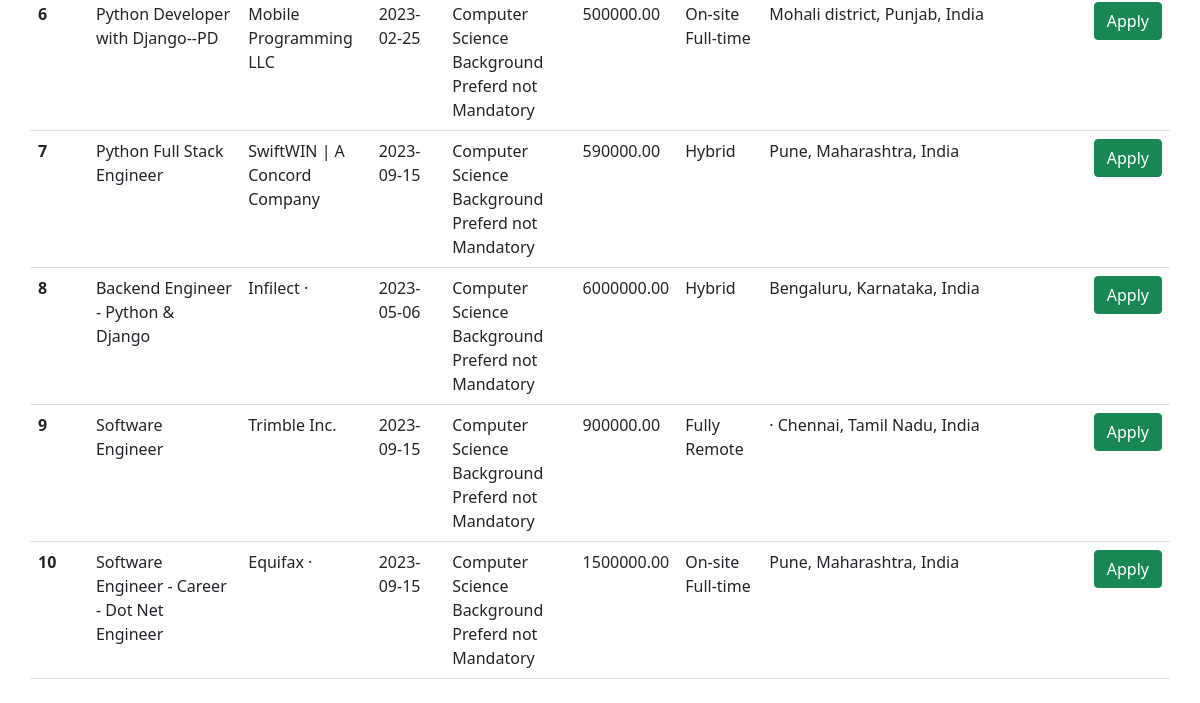
/job_seeker/ (lower part), run on an earlier commit of the app's database.
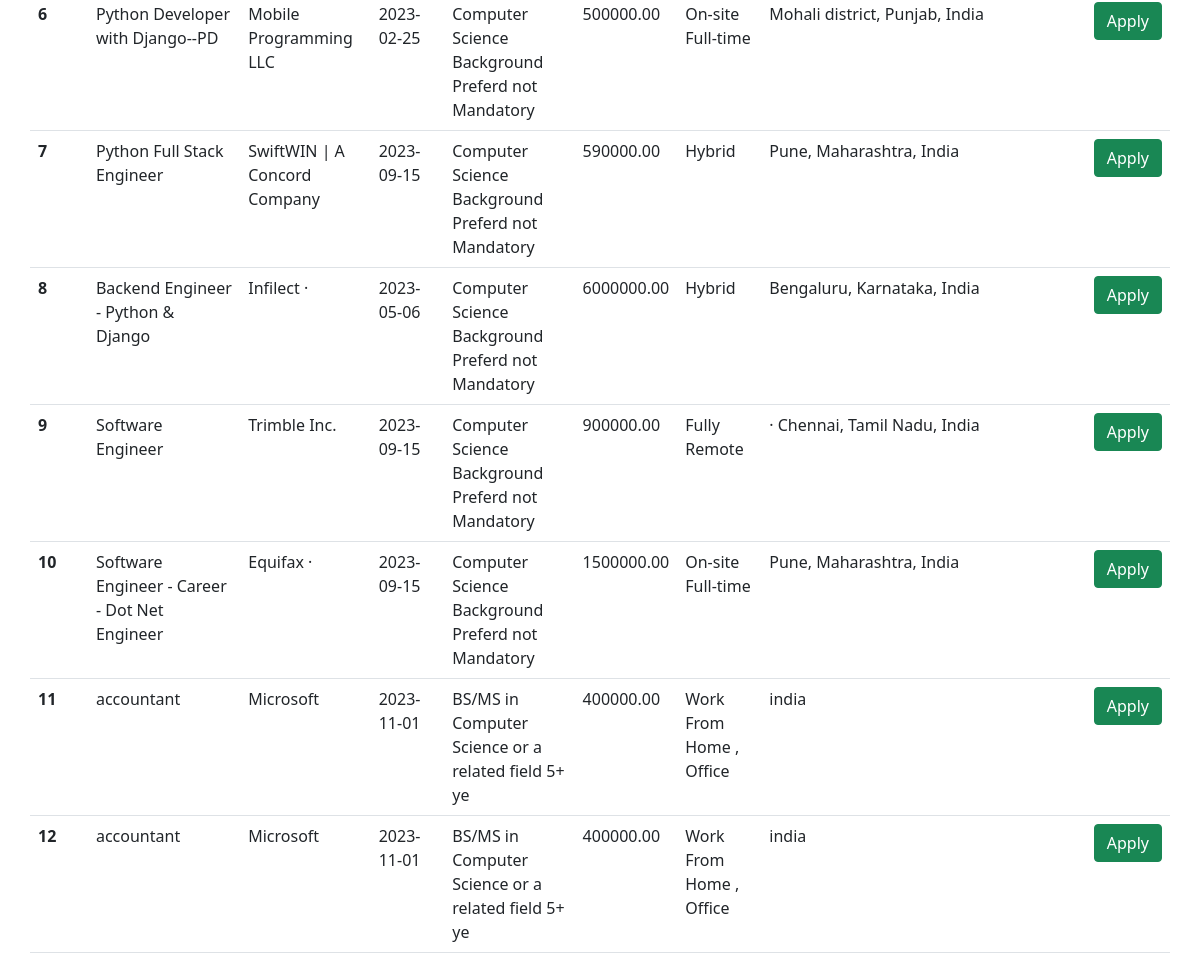
And on a later commit of the database.
### app1/models.py (models this page shows, shortened)
class jobPost(models.Model):
    user = models.ForeignKey(User, on_delete=models.CASCADE,null = True)
    job_title = models.CharField(max_length = 50,null = True)
    about_the_job = models.TextField(null=True)
    shift_and_schedule = models.TextField(null=True)
    employment_type = models.TextField(null=True)
    requirements = models.TextField(null=True)
    responsibilities  = models.TextField(null=True)
    experience = models.TextField(null=True)
    technologies = models.TextField(null=True)
    company_name = models.CharField(max_length = 50, null = True)
    date_posted = models.TextField(max_length = 10, null = True)
    salary = models.DecimalField(max_digits = 10, decimal_places = 2, null = True)
    location = models.CharField(max_length = 50,null = True)
    education_required = models.CharField(max_length =50,null = True)
    mode_of_working =  models.CharField(max_length = 50,null = True)
    no_of_positions = models.DecimalField(max_digits = 10, decimal_places = 2, null = True)
    applied_by_users = models.ManyToManyField(User, related_name='applied_jobs', blank=True)

### app1/views.py (the view)
# urls.py: path('job_seeker/' , views.job_seeker, name = 'job_seeker'),
def job_seeker(request):
    job_list = jobPost.objects.all() # Get All Data from employers posted job job,Retrieve all job applications from the jobSearch model.
    job_apply = jobSearch.objects.all()# Get All Data from job seekers model, # Retrieve all job applications from the jobSearch model
    context = {
        'job_list': job_list,
        'job_apply': job_apply,
    }# Create a context dictionary with the job list and job applications
    return render(request, 'job_search.html', context)

### templates/job_search.html (shortened to what this page needs)
<!doctype html>
<html lang="en">
  <head>
    <link href="https://cdn.jsdelivr.net/npm/bootstrap@5.0.2/dist/css/bootstrap.min.css" rel="stylesheet">
  </head>
<body> <div class="container my-4 mb-4">
  <div class = 'container'>
  <div class = 'container'>
  <div class = 'container'>
    <table class="table">
<tbody>
    {% for job in job_list %}
        <tr>
            <th scope="row">{{ forloop.counter }}</th>
            <td>{{ job.job_title }}</td>
            <td>{{ job.company_name }}</td>
            <td>{{ job.date_posted }}</td>
            <td>{{ job.education_required }}</td>
            <td>{{ job.salary }}</td>
            <td>{{ job.mode_of_working }}</td>
            <td>{{ job.location }}</td>
            <td>
                {% if request.user in job.applied_by_users.all %}
                    <button class="btn btn-success" disabled>Applied</button>
                {% else %}
                    <a href="{% url 'apply_job' job.id %}" class="btn btn-success">Apply</a>
                {% endif %}
            </td>
        </tr>
    {% endfor %}
</tbody>
    </table>
    </div>
    </div>
    </div>
</body>
</html>

### templates/job_search.html (style rules this page uses)
.container { padding: 0; }

What changed in the data, as far as the page shows it:
added jobPost: job_title "accountant", company_name "Microsoft", date_posted "2023-11-01", education_required "BS/MS in Computer Science or a related field 5+ ye", salary "400000.00", mode_of_working "Work From Home , Office", location "india", shows "Apply"
added jobPost: job_title "accountant", company_name "Microsoft", date_posted "2023-11-01", education_required "BS/MS in Computer Science or a related field 5+ ye", salary "400000.00", mode_of_working "Work From Home , Office", location "india", shows "Apply"
